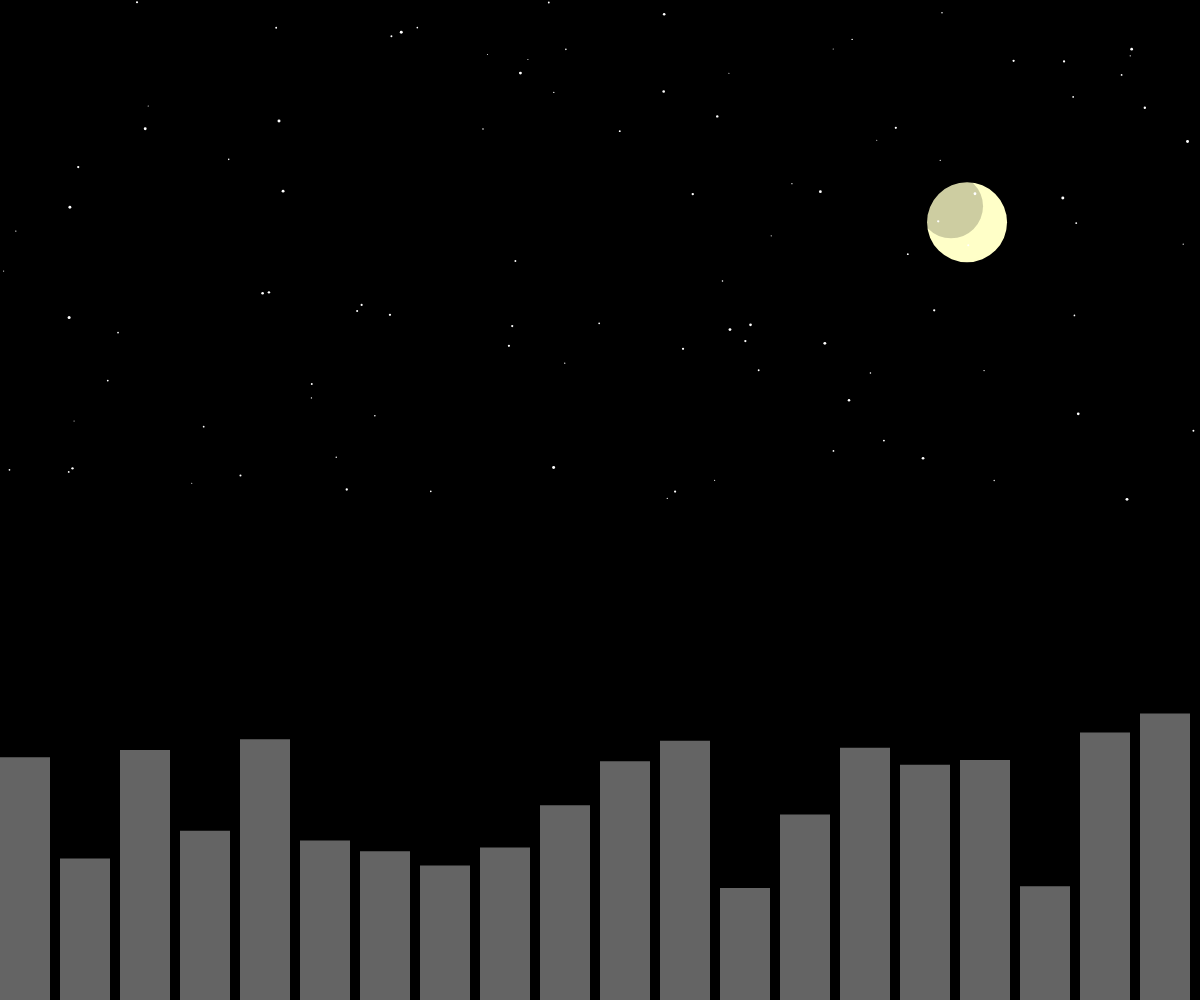
Frame 1 (no input)
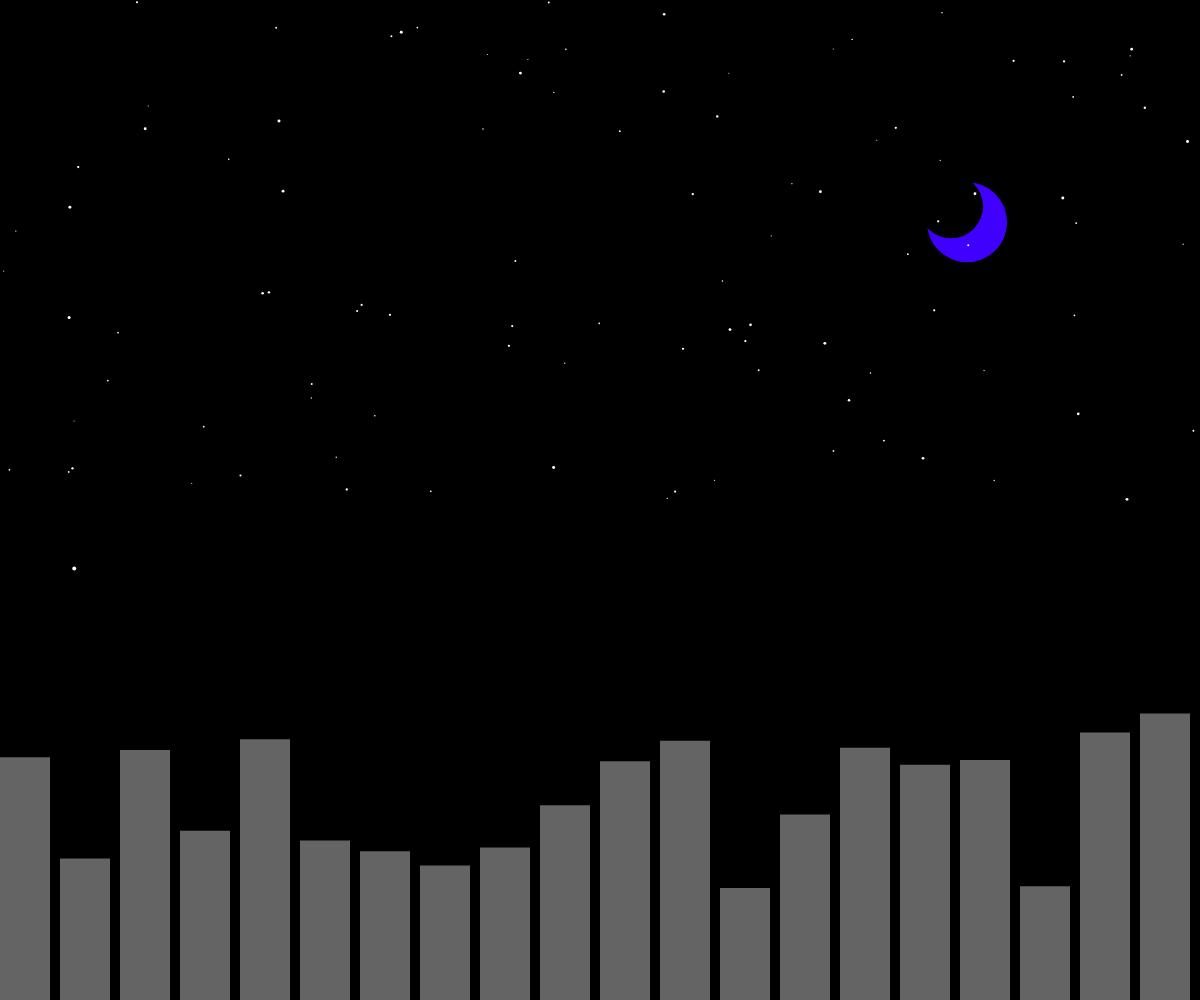
Frame 60 (no input)
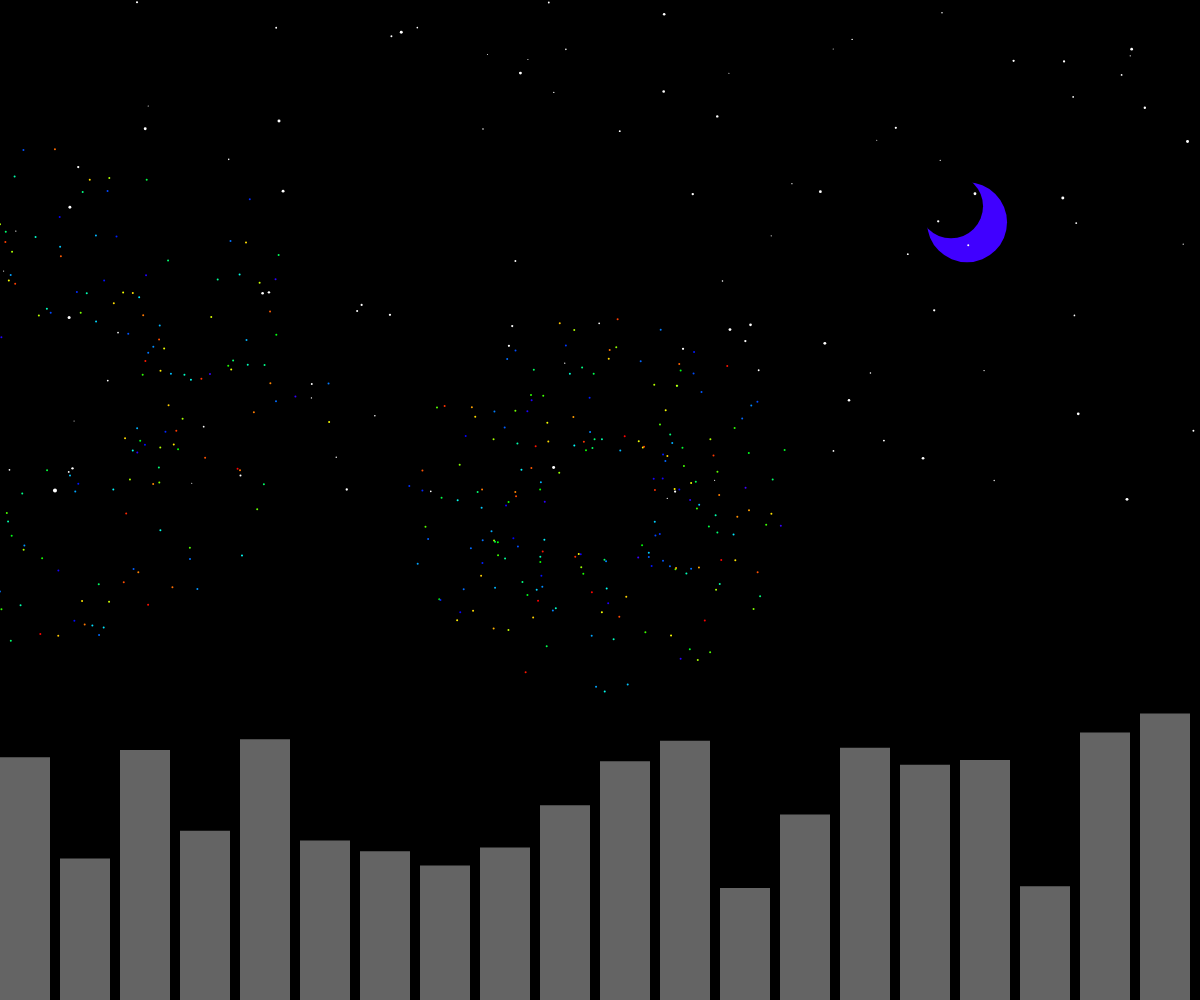
Frame 120 (the mouse pressed at the canvas centre since frame 60)

The p5.js sketch that drew these frames (run headless with seeded random() and noise() and a simulated clock; from frame 60 on, the mouse is pressed at the canvas centre):

// p5.js sketch
// ── sketch.js
let fireworks = [];
let buildings = [];
let stars = [];
let moonX, moonY, moonSize;

function setup() {
  createCanvas(windowWidth, windowHeight); // 全視窗畫布
  initializeBuildings(); // 初始化建築物
  initializeStars(); // 初始化星星
  initializeMoon(); // 初始化月亮
}

function draw() {
  background(0); // 黑色背景

  // 繪製月亮
  drawMoon();

  // 繪製星星
  for (let star of stars) {
    fill(255);
    noStroke();
    ellipse(star.x, star.y, star.size);
  }

  // 繪製建築物
  for (let building of buildings) {
    fill(building.color);
    rect(building.x, building.y, building.width, building.height);
  }

  // 繪製煙火
  for (let i = fireworks.length - 1; i >= 0; i--) {
    fireworks[i].update();
    fireworks[i].show();
    if (fireworks[i].done()) {
      fireworks.splice(i, 1); // 移除已完成的煙火
    }
  }

  // 隨機生成煙火
  if (random(1) < 0.02) {
    fireworks.push(new Firework(random(width), random(height / 2)));
  }
}

function mousePressed() {
  // 在點擊位置生成煙火
  fireworks.push(new Firework(mouseX, mouseY));
}

function windowResized() {
  resizeCanvas(windowWidth, windowHeight); // 畫布隨視窗大小調整
  initializeBuildings(); // 重新初始化建築物
  initializeStars(); // 重新初始化星星
  initializeMoon(); // 重新初始化月亮
}

// 初始化建築物
function initializeBuildings() {
  buildings = [];
  let buildingWidth = 50;
  for (let x = 0; x < width; x += buildingWidth + 10) {
    let buildingHeight = random(100, 300);
    buildings.push({
      x: x,
      y: height - buildingHeight,
      width: buildingWidth,
      height: buildingHeight,
      color: color(100) // 固定深灰色建築物顏色
    });
  }
}

// 初始化星星
function initializeStars() {
  stars = [];
  for (let i = 0; i < 100; i++) {
    stars.push({
      x: random(width),
      y: random(height / 2), // 星星只出現在畫布上半部分
      size: random(1, 3)
    });
  }
}

// 初始化月亮
function initializeMoon() {
  moonX = random(width * 0.7, width * 0.9); // 月亮在畫布右上方
  moonY = random(height * 0.1, height * 0.3);
  moonSize = 80; // 月亮大小
}

// 繪製月亮
function drawMoon() {
  fill(255, 255, 200); // 淡黃色
  noStroke();
  ellipse(moonX, moonY, moonSize);

  // 模擬月亮陰影
  fill(0, 0, 0, 50); // 半透明黑色
  ellipse(moonX - moonSize * 0.2, moonY - moonSize * 0.2, moonSize * 0.8);
}

// 煙火類別
class Firework {
  constructor(x, y) {
    this.firework = new Particle(x, height, true);
    this.exploded = false;
    this.particles = [];
    this.targetY = y; // 煙火目標高度
  }

  update() {
    if (!this.exploded) {
      this.firework.applyForce(createVector(0, -0.2)); // 向上移動
      this.firework.update();

      // 當煙火到達目標高度時爆炸
      if (this.firework.pos.y <= this.targetY) {
        this.exploded = true;
        this.explode();
      }
    }

    for (let particle of this.particles) {
      particle.applyForce(createVector(0, 0.1)); // 重力
      particle.update();
    }
  }

  explode() {
    for (let i = 0; i < 200; i++) { // 爆炸粒子數量增加
      let p = new Particle(this.firework.pos.x, this.firework.pos.y, false);
      this.particles.push(p);
    }
  }

  done() {
    return this.exploded && this.particles.length === 0;
  }

  show() {
    if (!this.exploded) {
      this.firework.show();
    }

    for (let i = this.particles.length - 1; i >= 0; i--) {
      this.particles[i].show();
      if (this.particles[i].done()) {
        this.particles.splice(i, 1);
      }
    }
  }
}

// 粒子類別
class Particle {
  constructor(x, y, firework) {
    this.pos = createVector(x, y);
    this.firework = firework;
    this.lifespan = 255;

    if (firework) {
      this.vel = createVector(0, random(-12, -8)); // 慢慢升上去
    } else {
      this.vel = p5.Vector.random2D().mult(random(4, 15)); // 爆炸擴散更大
    }

    this.acc = createVector(0, 0);
  }

  applyForce(force) {
    this.acc.add(force);
  }

  update() {
    if (!this.firework) {
      this.vel.mult(0.95); // 減速
      this.lifespan -= 4; // 壽命減少
    }

    this.vel.add(this.acc);
    this.pos.add(this.vel);
    this.acc.mult(0);
  }

  show() {
    colorMode(HSB);
    if (!this.firework) {
      strokeWeight(2);
      stroke(random(255), 255, 255, this.lifespan); // 爆炸粒子顏色
    } else {
      strokeWeight(4);
      stroke(255); // 上升煙火顏色
    }
    point(this.pos.x, this.pos.y);
  }

  done() {
    return this.lifespan < 0;
  }
}

// ── style.css
html, body {
  margin: 0;
  padding: 0;
}

canvas {
  display: block;
}

/* iframe 樣式 */
iframe#contentFrame {
  position: absolute;
  top: 10%;
  left: 5%;
  width: 90%;
  height: 80%;
  background-color: rgba(255, 255, 255, 0.2); /* 背景透明度 0.2 */
  border: none;
  z-index: 2; /* iframe 放在第二層 */
  display: none; /* 預設隱藏 */
}

/* 返回按鈕樣式 */
button#closeIframeButton {
  position: absolute;
  top: 5%;
  right: 5%;
  padding: 10px 20px;
  background-color: #ddd;
  border: none;
  border-radius: 5px;
  cursor: pointer;
  z-index: 3; /* 返回按鈕放在最上層 */
  display: none; /* 預設隱藏 */
}

/* 選單樣式 */
ul {
  list-style-type: none;
  margin: 0;
  padding: 0;
  position: absolute;
  top: 10px;
  left: 10px;
  display: flex;
  gap: 15px;
  z-index: 4; /* 選單放在最上層 */
}
